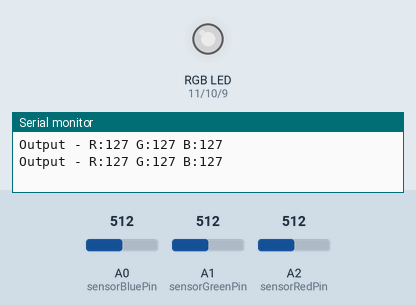
Simulated run of this sketch. Board: Arduino Uno, built with avr-gcc and run on an emulated ATmega328P. Shown: an RGB LED mixed from three pins (HIGH = lit), the last lines printed to the serial monitor. Inputs (shaded band) come from the test bench; at power-on: A0 (sensorBluePin) = 512, A1 (sensorGreenPin) = 512, A2 (sensorRedPin) = 512. Dim RGB values are drawn brighter than linear.

Above: at 2.8 s.
2.9 s: A0 (sensorBluePin) set to 716
At 4.4 s:
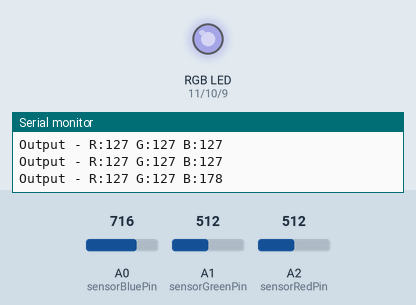
5.6 s: A1 (sensorGreenPin) set to 716
At 7.1 s:
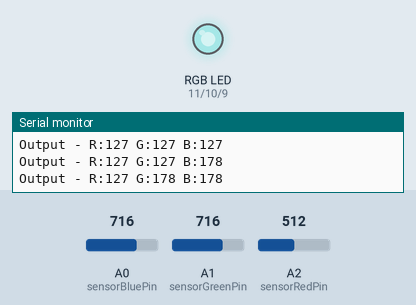
8.3 s: A2 (sensorRedPin) set to 716
At 10.3 s:
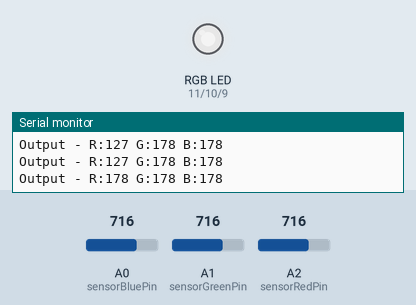
11.5 s: A0 (sensorBluePin) set to 900
At 13.0 s:
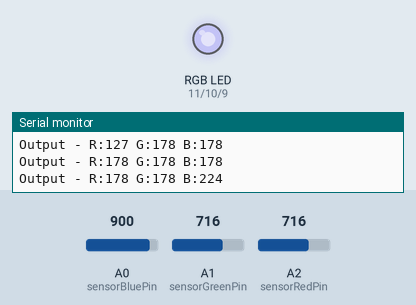
14.2 s: A1 (sensorGreenPin) set to 900
At 17.2 s:
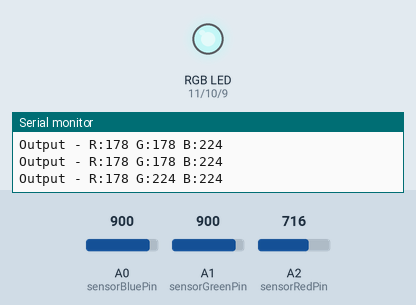
17.5 s: A2 (sensorRedPin) set to 900
At 18.9 s:
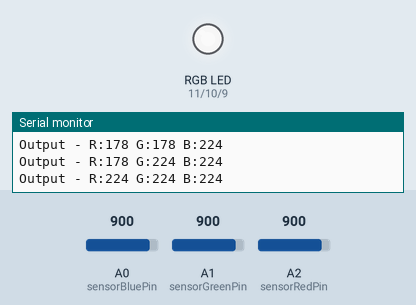
Timing chart, 0 to 20.5 s (numbered marks = the images above; inputs shaded):
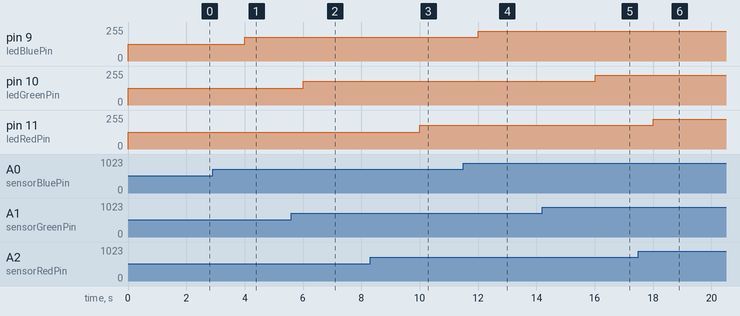

Measured:
- after the input at 2.9 s, pin 9 (ledBluePin): 127/255 → 178/255 after 1.1 s
- after the input at 5.6 s, pin 10 (ledGreenPin): 127/255 → 178/255 after 0.40 s
- after the input at 8.3 s, pin 11 (ledRedPin): 127/255 → 178/255 after 1.7 s
- after the input at 11.5 s, pin 9 (ledBluePin): 178/255 → 224/255 after 0.51 s
- after the input at 14.2 s, pin 10 (ledGreenPin): 178/255 → 224/255 after 1.8 s
- after the input at 17.5 s, pin 11 (ledRedPin): 178/255 → 224/255 after 0.51 s

The sketch:

Control_Colors_With_A_Potentiometer.ino
```cpp
const int ledRedPin = 11;
const int ledGreenPin = 10;
const int ledBluePin = 9;

const int sensorRedPin = A2;
const int sensorGreenPin = A1;
const int sensorBluePin = A0;

int sensorRedValue = 0;
int sensorGreenValue = 0;
int sensorBlueValue = 0;

int outputRed = 0;
int outputGreen = 0;
int outputBlue = 0;

void setup() {
  pinMode(ledRedPin, OUTPUT);
  pinMode(ledGreenPin, OUTPUT);
  pinMode(ledBluePin, OUTPUT);

  pinMode(sensorRedPin, INPUT);
  pinMode(sensorGreenPin, INPUT);
  pinMode(sensorBluePin, INPUT);

  Serial.begin(9600);
}

void loop() {
  sensorRedValue = analogRead(sensorRedPin);
  sensorGreenValue = analogRead(sensorGreenPin);
  sensorBlueValue = analogRead(sensorBluePin);

  outputRed = map(sensorRedValue, 0, 1023, 0, 255);
  outputGreen = map(sensorGreenValue, 0, 1023, 0, 255);
  outputBlue = map(sensorBlueValue, 0, 1023, 0, 255);

  analogWrite(ledRedPin, outputRed);
  analogWrite(ledGreenPin, outputGreen);
  analogWrite(ledBluePin, outputBlue);

  Serial.print("Output - R:");
  Serial.print(outputRed);
  Serial.print(" G:");
  Serial.print(outputGreen);
  Serial.print(" B:");
  Serial.println(outputBlue);
  delay(2000);
}
```
